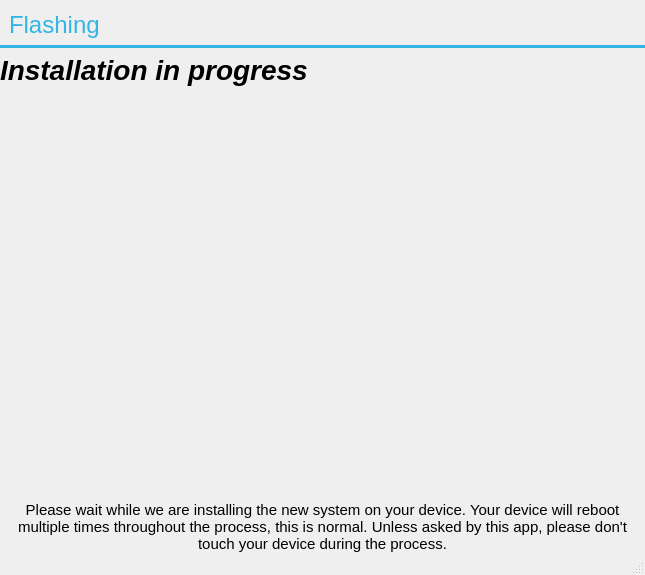
<?xml version="1.0" encoding="UTF-8"?>
<ui version="4.0">
 <class>FlashingDialog</class>
 <widget class="QDialog" name="FlashingDialog">
  <property name="geometry">
   <rect>
    <x>0</x>
    <y>0</y>
    <width>645</width>
    <height>575</height>
   </rect>
  </property>
  <property name="font">
   <font>
    <family>Arial</family>
    <pointsize>11</pointsize>
   </font>
  </property>
  <property name="windowTitle">
   <string>OmniInstaller</string>
  </property>
  <property name="styleSheet">
   <string notr="true">@import url(&quot;:/global/assets/mainstyle.qss&quot;);</string>
  </property>
  <property name="sizeGripEnabled">
   <bool>true</bool>
  </property>
  <layout class="QGridLayout" name="gridLayout">
   <property name="leftMargin">
    <number>0</number>
   </property>
   <property name="rightMargin">
    <number>0</number>
   </property>
   <item row="0" column="0" colspan="3">
    <widget class="QLabel" name="lblTitle">
     <property name="styleSheet">
      <string notr="true">font-size: 24px;
font-family: 'Roboto Lt';
color: #33B5E5;</string>
     </property>
     <property name="text">
      <string>Flashing</string>
     </property>
     <property name="indent">
      <number>9</number>
     </property>
    </widget>
   </item>
   <item row="1" column="0" colspan="4">
    <widget class="Line" name="line">
     <property name="styleSheet">
      <string notr="true">background: #33B5E5;
border: 0px;</string>
     </property>
     <property name="frameShadow">
      <enum>QFrame::Plain</enum>
     </property>
     <property name="midLineWidth">
      <number>1</number>
     </property>
     <property name="orientation">
      <enum>Qt::Horizontal</enum>
     </property>
    </widget>
   </item>
   <item row="2" column="0" colspan="4">
    <widget class="QLabel" name="lblSubTitle">
     <property name="sizePolicy">
      <sizepolicy hsizetype="Preferred" vsizetype="Maximum">
       <horstretch>0</horstretch>
       <verstretch>0</verstretch>
      </sizepolicy>
     </property>
     <property name="styleSheet">
      <string notr="true"> font-family:'Roboto Cn'; font-weight:600; font-style:italic; font-size:28px;</string>
     </property>
     <property name="text">
      <string>Installation in progress</string>
     </property>
     <property name="alignment">
      <set>Qt::AlignLeading|Qt::AlignLeft|Qt::AlignTop</set>
     </property>
     <property name="wordWrap">
      <bool>true</bool>
     </property>
     <property name="margin">
      <number>9</number>
     </property>
    </widget>
   </item>
   <item row="3" column="0" colspan="4">
    <widget class="QWidget" name="widget" native="true">
     <layout class="QGridLayout" name="gridLayout_2">
      <item row="0" column="0">
       <widget class="QLabel" name="imgDevice">
        <property name="sizePolicy">
         <sizepolicy hsizetype="Preferred" vsizetype="Expanding">
          <horstretch>0</horstretch>
          <verstretch>0</verstretch>
         </sizepolicy>
        </property>
        <property name="text">
         <string/>
        </property>
        <property name="pixmap">
         <pixmap resource="../resources.qrc">:/global/assets/device-frame.png</pixmap>
        </property>
        <property name="alignment">
         <set>Qt::AlignCenter</set>
        </property>
       </widget>
      </item>
      <item row="1" column="0">
       <widget class="QLabel" name="label">
        <property name="text">
         <string>Please wait while we are installing the new system on your device. Your device will reboot multiple times throughout the process, this is normal. Unless asked by this app, please don't touch your device during the process.</string>
        </property>
        <property name="alignment">
         <set>Qt::AlignCenter</set>
        </property>
        <property name="wordWrap">
         <bool>true</bool>
        </property>
       </widget>
      </item>
     </layout>
    </widget>
   </item>
  </layout>
 </widget>
 <layoutdefault spacing="6" margin="11"/>
 <resources>
  <include location="../resources.qrc"/>
 </resources>
 <connections/>
</ui>
